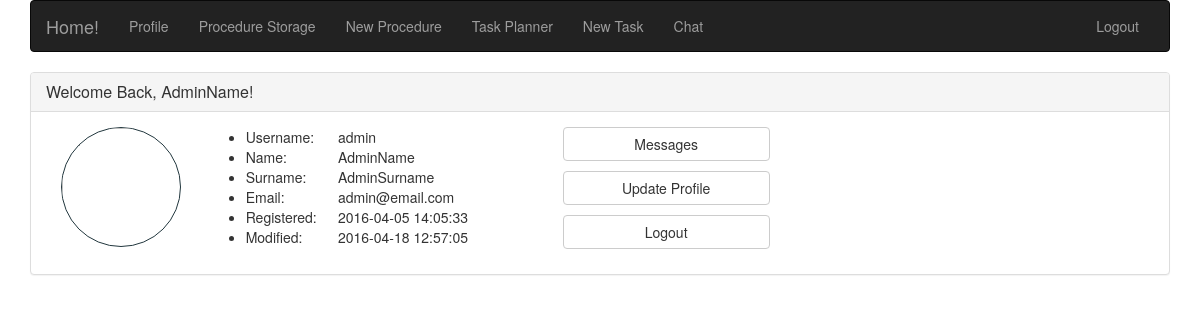
Page /profile.php (signed in) on the committed database.
### tables this page shows
CREATE TABLE IF NOT EXISTS `authorization` (
  `id` int(11) NOT NULL,
  `username` varchar(300) NOT NULL,
  `password` varchar(500) NOT NULL,
  `name` varchar(500) NOT NULL,
  `surname` varchar(500) NOT NULL,
  `email` varchar(300) NOT NULL,
  `avatar` blob NOT NULL,
  `regdate` datetime DEFAULT CURRENT_TIMESTAMP,
  `moddate` datetime NOT NULL DEFAULT CURRENT_TIMESTAMP ON UPDATE CURRENT_TIMESTAMP
);

### adds/queries.php (called while the page is built, shortened)
<?php
    function selectProfile($username){
        $link = mysqli_connect(DB_HOST, DB_USER, DB_PASS, DB_NAME)or die("Cannot Connect");
        $sql = "SELECT * FROM authorization WHERE username = '$username'";
        return(mysqli_fetch_all($link->query($sql)));
    }
?>

### profile.php (the view, shortened to what this page needs)
<html lang="en">
	<head>
		<link rel="stylesheet" type="text/css" href="/root/PS/css/bootstrap.css">
		<link rel="stylesheet" type="text/css" href="/root/PS/css/my_style.css">
	</head>
	<body>
		<div class="container">
			<?php
				include_once('navigation.php');
				include_once('./adds/queries.php');
				$uzername = $_SESSION['myusername'];
				$profileInfo = selectProfile($uzername);
				foreach ($profileInfo as $key => $profileItem) {
                    $profUsername = $profileItem[1];
                    $profName = $profileItem[3];
                    $profSurname = $profileItem[4];
                    $profEmail = $profileItem[5];
                    $profRegDate = $profileItem[7];
                    $profModDate = $profileItem[8];
                }
			?>
			<div class="panel panel-default">
				<div class="panel-heading">
					<h3 class="panel-title"> Welcome Back, <?php echo $profName ?>! </h3>
				</div>
				<div class="panel-body">
					<div class="col-md-2">
						<img class="avatar" src="./adds/queries.php?usrID=<?php print_r($_SESSION['myusername']); ?>">
					</div>
					<ul class="col-md-1">
						<li>Username: </li>
						<li>Name: </li>
						<li>Surname: </li>
						<li>Email: </li>
						<li>Registered: </li>
						<li>Modified: </li>
					</ul>
					<ul class="col-md-2" style="list-style: none">
						<li><?php echo $profUsername ?></li>
						<li><?php echo $profName ?></li>
						<li><?php echo $profSurname ?></li>
						<li><?php echo $profEmail ?></li>
						<li><?php echo $profRegDate ?></li>
						<li><?php echo $profModDate ?></li>
					</ul>
					<div class="col-md-3">
						<ul style="list-style: none">
							<li><a class="btn btn-default btn-block margin-bot-15" role="button" data-toggle="collapse" href="#profileMessages" aria-expanded="false" aria-controls="profileMessages">Messages</a></li>
							<li><a class="btn btn-default btn-block margin-bot-15" role="button" data-toggle="collapse" href="#profileUpdate" aria-expanded="false" aria-controls="profileUpdate">Update Profile</a></li>
							<li><a href="logout.php" class="btn btn-default btn-block margin-bot-15">Logout</a></li>
						</ul>
					</div>
				</div>
				<div class="col-md-12">
				</div>
			</div>
		</div>
	</body>
</html>

### css/my_style.css (style rules this page uses)
html { overflow-y: scroll !important; }
.margin-bot-15 { margin-bottom: 10px; }
.avatar { width: 120px; height: 120px; border-radius:100%; border: 1px solid #22373E; }

### rows in the picture
authorization: name "AdminName", username "admin", surname "AdminSurname", email "admin@email.com", regdate "2016-04-05 14:05:33", moddate "2016-04-18 12:57:05"
